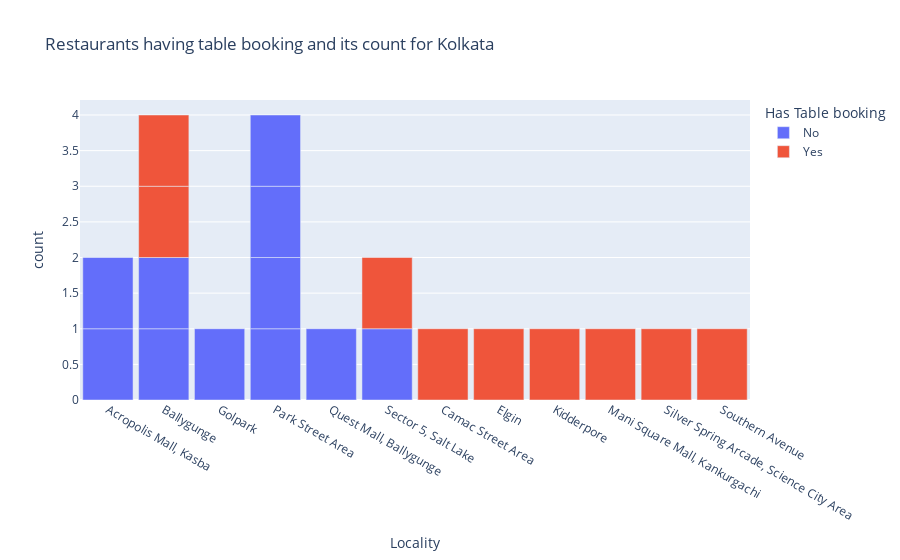

Notebook code cell kept with this figure:
### Markdown cell above
### Highest number of restaurants under zomato services in Kolkata with online booking

### Code cell
fig = px.bar(k, 
                   x=k.Locality, 
                   #marginal='box', 
                   color=k['Has Table booking'],
             #y=k.Locality.value_counts().head(10).index, 
                   #color_discrete_sequence=['Grey', 'Red','Orange','Yellow','Green',"Darkgreen"], 
                   title='Restaurants having table booking and its count for Kolkata')
fig.update_layout(bargap=0.1)
fig.show()

### Figure 1 — Plotly figure (JSON) as saved in the notebook; plotly's stock layout.template omitted (floating-point values rounded to 4 significant figures)
{"data": [{"alignmentgroup": "True", "hovertemplate": "Has Table booking=No<br>Locality=%{x}<br>count=%{y}<extra></extra>", "legendgroup": "No", "marker": {"color": "#636efa", "pattern": {"shape": ""}}, "name": "No", "offsetgroup": "No", "orientation": "v", "showlegend": true, "textposition": "auto", "type": "bar", "x": ["Acropolis Mall, Kasba ", "Acropolis Mall, Kasba ", "Ballygunge", "Ballygunge", "Golpark", "Park Street Area", "Park Street Area", "Park Street Area", "Park Street Area", "Quest Mall, Ballygunge", "Sector 5, Salt Lake"], "xaxis": "x", "y": [1, 1, 1, 1, 1, 1, 1, 1, 1, 1, 1], "yaxis": "y"}, {"alignmentgroup": "True", "hovertemplate": "Has Table booking=Yes<br>Locality=%{x}<br>count=%{y}<extra></extra>", "legendgroup": "Yes", "marker": {"color": "#EF553B", "pattern": {"shape": ""}}, "name": "Yes", "offsetgroup": "Yes", "orientation": "v", "showlegend": true, "textposition": "auto", "type": "bar", "x": ["Ballygunge", "Ballygunge", "Camac Street Area", "Elgin", "Kidderpore", "Mani Square Mall, Kankurgachi", "Sector 5, Salt Lake", "Silver Spring Arcade, Science City Area", "Southern Avenue"], "xaxis": "x", "y": [1, 1, 1, 1, 1, 1, 1, 1, 1], "yaxis": "y"}], "layout": {"bargap": 0.1, "barmode": "relative", "legend": {"title": {"text": "Has Table booking"}, "tracegroupgap": 0}, "title": {"text": "Restaurants having table booking and its count for Kolkata"}, "xaxis": {"anchor": "y", "domain": [0, 1], "title": {"text": "Locality"}}, "yaxis": {"anchor": "x", "domain": [0, 1], "title": {"text": "count"}}}}
